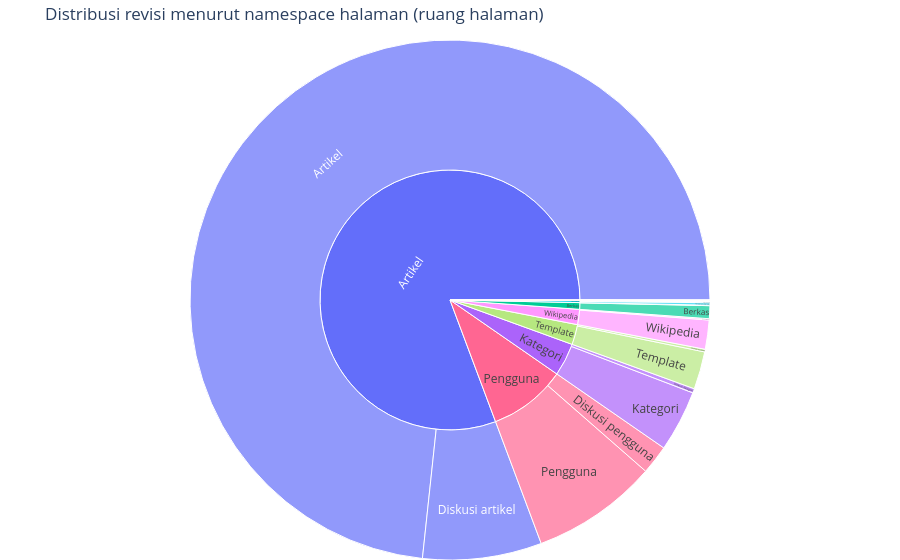

Notebook code cell kept with this figure:
### Code cell
NAMA_NS = {
    0: 'Artikel', 1: 'Diskusi artikel', 2: 'Diskusi pengguna', 3: 'Pengguna',
    4: 'Wikipedia', 5: 'Diskusi Wikipedia', 6: 'Berkas', 7: 'Diskusi berkas',
    8: 'MediaWiki', 9: 'Diskusi MediaWiki', 10: 'Template', 11: 'Diskusi template',
    12: 'Bantuan', 13: 'Diskusi bantuan', 14: 'Kategori', 15: 'Diskusi kategori',
}
KELOMPOK_NS = {
    0: 'Artikel', 1: 'Artikel', 2: 'Pengguna', 3: 'Pengguna',
    4: 'Wikipedia', 5: 'Wikipedia', 6: 'Berkas', 7: 'Berkas',
    8: 'MediaWiki', 9: 'MediaWiki', 10: 'Template', 11: 'Template',
    12: 'Bantuan', 13: 'Bantuan', 14: 'Kategori', 15: 'Kategori',
}

ns_pd = per_namespace.to_pandas()
ns_pd['namespace'] = ns_pd['page_namespace'].map(
    lambda n: NAMA_NS.get(int(n), f'ns {int(n)} non-standar')
)
ns_pd['kelompok'] = ns_pd['page_namespace'].map(
    lambda n: KELOMPOK_NS.get(int(n), 'Non-standar')
)

fig5 = px.sunburst(
    ns_pd,
    path=['kelompok', 'namespace'],
    values='jumlah_revisi',
    color='kelompok',
    hover_data={'pct_revisi': True, 'halaman_unik': True, 'revisi_anonim': True},
    title='Distribusi revisi menurut namespace halaman (ruang halaman)',
)
fig5.update_layout(margin=dict(t=40, l=0, r=0, b=0))
fig5.show()

### Figure 1 — Plotly figure (JSON) as saved in the notebook; plotly's stock layout.template omitted (floating-point values rounded to 4 significant figures; data arrays with more than 128 entries replaced by an {"elided": "..."} marker saying what was removed)
{"data": [{"branchvalues": "total", "customdata": {"elided": "37x4 str values"}, "domain": {"x": [0.0, 1.0], "y": [0.0, 1.0]}, "hovertemplate": "labels=%{label}<br>jumlah_revisi=%{value}<br>parent=%{parent}<br>id=%{id}<br>pct_revisi=%{customdata[0]}<br>halaman_unik=%{customdata[1]}<br>revisi_anonim=%{customdata[2]}<br>kelompok=%{customdata[3]}<extra></extra>", "ids": ["Artikel/Artikel", "Artikel/Diskusi artikel", "Artikel", "Bantuan/Bantuan", "Bantuan/Diskusi bantuan", "Bantuan", "Berkas/Berkas", "Berkas/Diskusi berkas", "Berkas", "Kategori/Kategori", "Kategori/Diskusi kategori", "Kategori", "MediaWiki/MediaWiki", "MediaWiki/Diskusi MediaWiki", "MediaWiki", "Non-standar/ns 100 non-standar", "Non-standar/ns 828 non-standar", "Non-standar/ns 1704 non-standar", "Non-standar/ns 2600 non-standar", "Non-standar/ns 101 non-standar", "Non-standar/ns 1705 non-standar", "Non-standar/ns 1728 non-standar", "Non-standar/ns 829 non-standar", "Non-standar/ns 1729 non-standar", "Non-standar/ns 126 non-standar", "Non-standar/ns 710 non-standar", "Non-standar/ns 711 non-standar", "Non-standar", "Pengguna/Pengguna", "Pengguna/Diskusi pengguna", "Pengguna", "Template/Template", "Template/Diskusi template", "Template", "Wikipedia/Wikipedia", "Wikipedia/Diskusi Wikipedia", "Wikipedia"], "labels": ["Artikel", "Diskusi artikel", "Artikel", "Bantuan", "Diskusi bantuan", "Bantuan", "Berkas", "Diskusi berkas", "Berkas", "Kategori", "Diskusi kategori", "Kategori", "MediaWiki", "Diskusi MediaWiki", "MediaWiki", "ns 100 non-standar", "ns 828 non-standar", "ns 1704 non-standar", "ns 2600 non-standar", "ns 101 non-standar", "ns 1705 non-standar", "ns 1728 non-standar", "ns 829 non-standar", "ns 1729 non-standar", "ns 126 non-standar", "ns 710 non-standar", "ns 711 non-standar", "Non-standar", "Pengguna", "Diskusi pengguna", "Pengguna", "Template", "Diskusi template", "Template", "Wikipedia", "Diskusi Wikipedia", "Wikipedia"], "marker": {"colors": ["#636efa", "#636efa", "#636efa", "#EF553B", "#EF553B", "#EF553B", "#00cc96", "#00cc96", "#00cc96", "#ab63fa", "#ab63fa", "#ab63fa", "#FFA15A", "#FFA15A", "#FFA15A", "#19d3f3", "#19d3f3", "#19d3f3", "#19d3f3", "#19d3f3", "#19d3f3", "#19d3f3", "#19d3f3", "#19d3f3", "#19d3f3", "#19d3f3", "#19d3f3", "#19d3f3", "#FF6692", "#FF6692", "#FF6692", "#B6E880", "#B6E880", "#B6E880", "#FF97FF", "#FF97FF", "#FF97FF"]}, "name": "", "parents": ["Artikel", "Artikel", "", "Bantuan", "Bantuan", "", "Berkas", "Berkas", "", "Kategori", "Kategori", "", "MediaWiki", "MediaWiki", "", "Non-standar", "Non-standar", "Non-standar", "Non-standar", "Non-standar", "Non-standar", "Non-standar", "Non-standar", "Non-standar", "Non-standar", "Non-standar", "Non-standar", "", "Pengguna", "Pengguna", "", "Template", "Template", "", "Wikipedia", "Wikipedia", ""], "type": "sunburst", "values": [20360000.0, 2054000.0, 22410000.0, 5052.0, 452.0, 5504.0, 222300.0, 7707.0, 230100.0, 1061000.0, 74130.0, 1135000.0, 6443.0, 682.0, 7125.0, 42410.0, 19570.0, 6162.0, 4106.0, 2732.0, 414.0, 328.0, 235.0, 102.0, 69.0, 32.0, 2.0, 76160.0, 2181000.0, 501700.0, 2683000.0, 650900.0, 45690.0, 696500.0, 502000.0, 22740.0, 524800.0]}], "layout": {"legend": {"tracegroupgap": 0}, "margin": {"b": 0, "l": 0, "r": 0, "t": 40}, "title": {"text": "Distribusi revisi menurut namespace halaman (ruang halaman)"}}}
